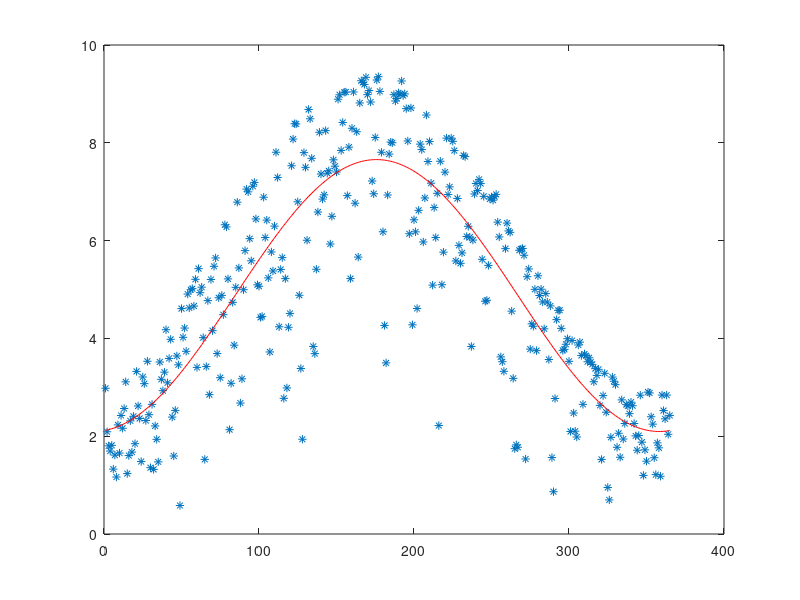

MATLAB code to generate this figure:
data = load('solarsample2016.csv');
ghi = reshape(data(:,6), [24 365])';
dailyData = sum(ghi, 2)/1000;

mean(dailyData)
modelFreq = fft(dailyData) .* [1;1;zeros(362,1);1];
[modelFreq(end);modelFreq(1);modelFreq(2)]/365
dailyModel = real(ifft(modelFreq));

plot(1:365, dailyData, '*')
hold on
plot(1:365, dailyModel, 'r');
save('dailyInsolation.csv', 'dailyModel')